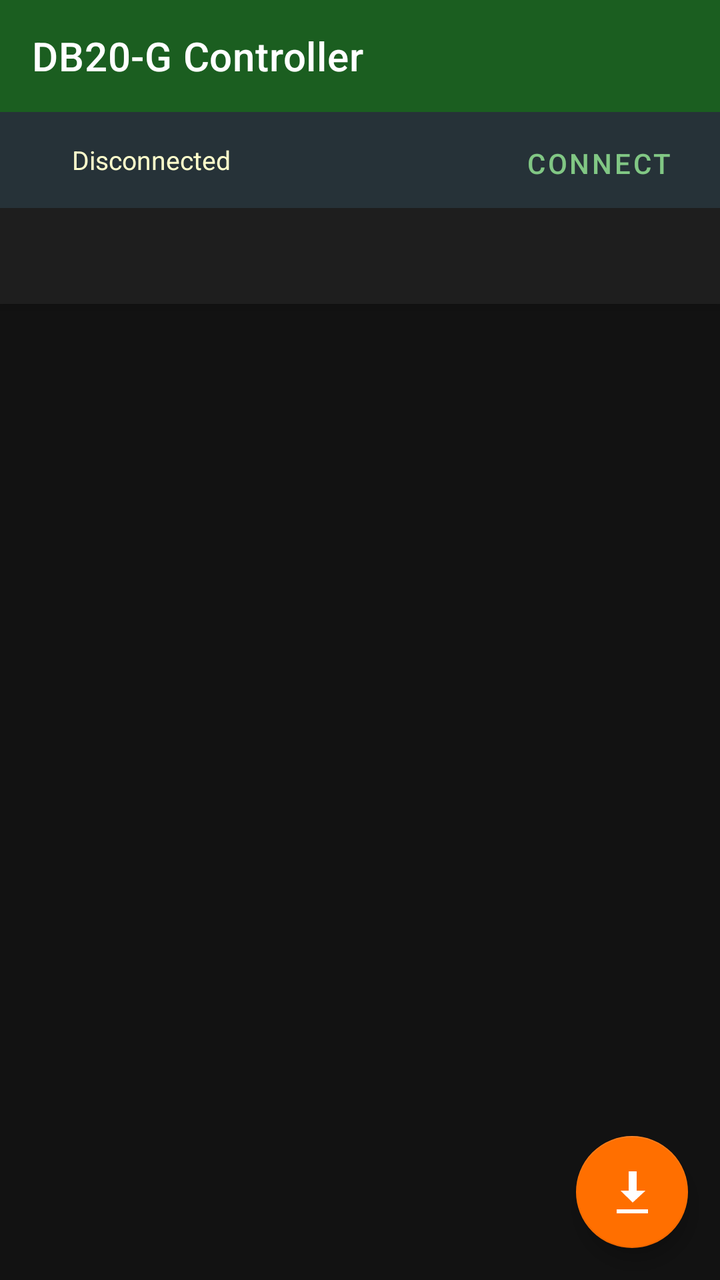
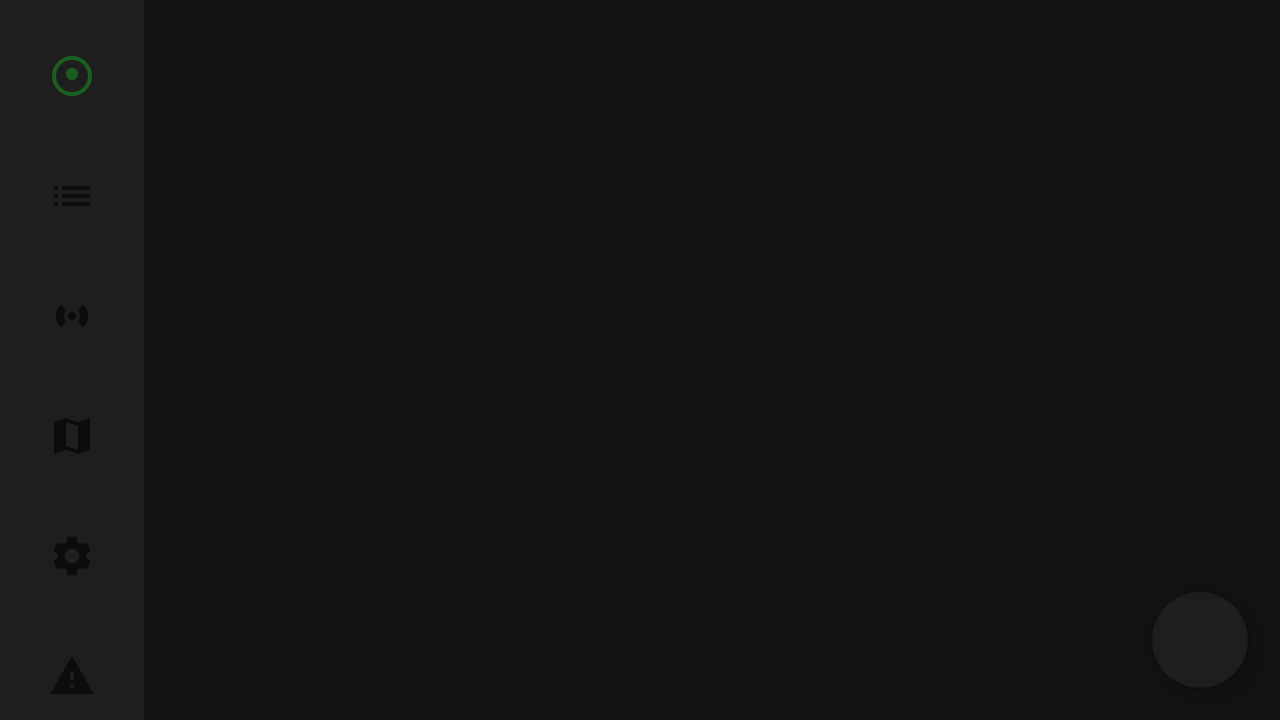

One screen, two layout resources from the same app: the default and the repository's alternative for another configuration. Each is rendered where Android would select it; the XML of both is given below.
<!-- AndroidManifest.xml: application theme Theme.DB20GController -->
<!-- res/layout/activity_main.xml -->
<?xml version="1.0" encoding="utf-8"?>
<androidx.coordinatorlayout.widget.CoordinatorLayout
    xmlns:android="http://schemas.android.com/apk/res/android"
    xmlns:app="http://schemas.android.com/apk/res-auto"
    xmlns:tools="http://schemas.android.com/tools"
    android:layout_width="match_parent"
    android:layout_height="match_parent"
    tools:context=".ui.MainActivity">

    <com.google.android.material.appbar.AppBarLayout
        android:layout_width="match_parent"
        android:layout_height="wrap_content"
        android:theme="@style/ThemeOverlay.MaterialComponents.Dark.ActionBar">

        <com.google.android.material.appbar.MaterialToolbar
            android:id="@+id/toolbar"
            android:layout_width="match_parent"
            android:layout_height="?attr/actionBarSize"
            app:title="@string/app_name" />

        
        <LinearLayout
            android:id="@+id/connectionBar"
            android:layout_width="match_parent"
            android:layout_height="wrap_content"
            android:orientation="horizontal"
            android:gravity="center_vertical"
            android:paddingHorizontal="16dp"
            android:paddingVertical="6dp"
            android:background="#263238">

            <View
                android:id="@+id/statusIndicator"
                android:layout_width="12dp"
                android:layout_height="12dp"
                android:background="@drawable/circle_indicator" />

            <TextView
                android:id="@+id/tvConnectionStatus"
                android:layout_width="0dp"
                android:layout_height="wrap_content"
                android:layout_weight="1"
                android:layout_marginStart="8dp"
                android:textColor="#FFFFFFCC"
                android:textSize="13sp"
                android:text="Disconnected" />

            <Button
                android:id="@+id/btnConnect"
                style="@style/Widget.MaterialComponents.Button.TextButton"
                android:layout_width="wrap_content"
                android:layout_height="36dp"
                android:text="Connect"
                android:textColor="#81C784" />
        </LinearLayout>

        
        <ProgressBar
            android:id="@+id/progressBar"
            style="@style/Widget.AppCompat.ProgressBar.Horizontal"
            android:layout_width="match_parent"
            android:layout_height="4dp"
            android:visibility="gone"
            android:max="100" />

        <com.google.android.material.tabs.TabLayout
            android:id="@+id/tabLayout"
            android:layout_width="match_parent"
            android:layout_height="wrap_content"
            app:tabMode="fixed"
            app:tabGravity="fill" />
    </com.google.android.material.appbar.AppBarLayout>

    <androidx.viewpager2.widget.ViewPager2
        android:id="@+id/viewPager"
        android:layout_width="match_parent"
        android:layout_height="match_parent"
        app:layout_behavior="@string/appbar_scrolling_view_behavior" />

    <com.google.android.material.floatingactionbutton.FloatingActionButton
        android:id="@+id/fabAction"
        android:layout_width="wrap_content"
        android:layout_height="wrap_content"
        android:layout_gravity="bottom|end"
        android:layout_margin="16dp"
        android:src="@android:drawable/stat_sys_download"
        android:contentDescription="Download from radio"
        app:tint="@android:color/white" />

</androidx.coordinatorlayout.widget.CoordinatorLayout>
<!-- resources referenced by this layout -->
<resources>
  <string name="app_name">DB20-G Controller</string>
  <style name="Theme.DB20GController" parent="Theme.MaterialComponents.DayNight.NoActionBar">
          <item name="colorPrimary">@color/primary</item>
          <item name="colorPrimaryVariant">@color/primary_variant</item>
          <item name="colorOnPrimary">@color/on_primary</item>
          <item name="colorSecondary">@color/secondary</item>
          <item name="colorSecondaryVariant">@color/secondary_variant</item>
          <item name="colorOnSecondary">@color/on_secondary</item>
          <item name="android:colorBackground">@color/dark_background</item>
          <item name="colorSurface">@color/dark_surface</item>
          <item name="android:windowBackground">@color/dark_background</item>
      </style>
  <color name="primary">#1B5E20</color>
  <color name="primary_variant">#003300</color>
  <color name="on_primary">@android:color/white</color>
  <color name="secondary">#FF6F00</color>
  <color name="secondary_variant">#C43E00</color>
  <color name="on_secondary">@android:color/white</color>
  <color name="dark_background">#121212</color>
  <color name="dark_surface">#1E1E1E</color>
</resources>
<!-- res/layout-land/activity_main.xml (the repository's variant of the layout above) -->
<!-- drawn on the phone turned sideways -->
<?xml version="1.0" encoding="utf-8"?>
<androidx.coordinatorlayout.widget.CoordinatorLayout
    xmlns:android="http://schemas.android.com/apk/res/android"
    xmlns:app="http://schemas.android.com/apk/res-auto"
    xmlns:tools="http://schemas.android.com/tools"
    android:layout_width="match_parent"
    android:layout_height="match_parent"
    tools:context=".ui.MainActivity">

    <LinearLayout
        android:id="@+id/navContainer"
        android:layout_width="match_parent"
        android:layout_height="match_parent"
        android:orientation="horizontal">

        <com.google.android.material.navigationrail.NavigationRailView
            android:id="@+id/navRail"
            android:layout_width="wrap_content"
            android:layout_height="match_parent"
            style="?attr/navigationRailStyle"
            app:labelVisibilityMode="unlabeled"
            app:menu="@menu/nav_rail_menu" />

        <LinearLayout
            android:layout_width="0dp"
            android:layout_height="match_parent"
            android:layout_weight="1"
            android:orientation="vertical">

            <ProgressBar
                android:id="@+id/progressBar"
                style="@style/Widget.AppCompat.ProgressBar.Horizontal"
                android:layout_width="match_parent"
                android:layout_height="4dp"
                android:visibility="gone"
                android:max="100" />

            <androidx.viewpager2.widget.ViewPager2
                android:id="@+id/viewPager"
                android:layout_width="match_parent"
                android:layout_height="0dp"
                android:layout_weight="1" />
        </LinearLayout>
    </LinearLayout>

    
    <com.google.android.material.card.MaterialCardView
        android:id="@+id/statusPill"
        android:layout_width="wrap_content"
        android:layout_height="48dp"
        android:layout_gravity="bottom|end"
        android:layout_margin="16dp"
        app:cardCornerRadius="24dp"
        app:cardElevation="6dp"
        app:cardBackgroundColor="?attr/colorSurface"
        android:foreground="?android:selectableItemBackground"
        android:contentDescription="Connection status">

        <LinearLayout
            android:id="@+id/pillContentLayout"
            android:layout_width="wrap_content"
            android:layout_height="match_parent"
            android:minWidth="48dp"
            android:orientation="horizontal"
            android:gravity="center"
            android:paddingStart="18dp"
            android:paddingEnd="18dp">

            <View
                android:id="@+id/pillStatusIndicator"
                android:layout_width="12dp"
                android:layout_height="12dp"
                android:background="@drawable/circle_indicator" />

            <LinearLayout
                android:id="@+id/pillExpandedContent"
                android:layout_width="wrap_content"
                android:layout_height="wrap_content"
                android:orientation="horizontal"
                android:gravity="center_vertical"
                android:visibility="gone">

                <TextView
                    android:id="@+id/pillStatusText"
                    android:layout_width="wrap_content"
                    android:layout_height="wrap_content"
                    android:layout_marginStart="10dp"
                    android:textSize="13sp"
                    android:textColor="?android:attr/textColorPrimary"
                    android:text="Disconnected"
                    android:singleLine="true" />

                <com.google.android.material.button.MaterialButton
                    android:id="@+id/pillActionBtn"
                    style="@style/Widget.MaterialComponents.Button.TextButton"
                    android:layout_width="wrap_content"
                    android:layout_height="36dp"
                    android:layout_marginStart="4dp"
                    android:text="Connect"
                    android:textColor="?attr/colorPrimary"
                    android:minWidth="0dp"
                    android:paddingHorizontal="12dp" />

                <com.google.android.material.button.MaterialButton
                    android:id="@+id/pillDisconnectBtn"
                    style="@style/Widget.MaterialComponents.Button.TextButton"
                    android:layout_width="36dp"
                    android:layout_height="36dp"
                    android:text="✕"
                    android:textColor="?android:attr/textColorSecondary"
                    android:minWidth="0dp"
                    android:paddingHorizontal="0dp"
                    android:visibility="gone"
                    android:contentDescription="Disconnect" />
            </LinearLayout>
        </LinearLayout>
    </com.google.android.material.card.MaterialCardView>

</androidx.coordinatorlayout.widget.CoordinatorLayout>
<!-- resources referenced by the variant -->
<!-- as the phone turned sideways resolves them -->
<resources>
  <style name="Theme.DB20GController" parent="Theme.MaterialComponents.DayNight.NoActionBar">
          <item name="colorPrimary">@color/primary</item>
          <item name="colorPrimaryVariant">@color/primary_variant</item>
          <item name="colorOnPrimary">@color/on_primary</item>
          <item name="colorSecondary">@color/secondary</item>
          <item name="colorSecondaryVariant">@color/secondary_variant</item>
          <item name="colorOnSecondary">@color/on_secondary</item>
          <item name="android:colorBackground">@color/dark_background</item>
          <item name="colorSurface">@color/dark_surface</item>
          <item name="android:windowBackground">@color/dark_background</item>
      </style>
  <color name="primary">#1B5E20</color>
  <color name="primary_variant">#003300</color>
  <color name="on_primary">@android:color/white</color>
  <color name="secondary">#FF6F00</color>
  <color name="secondary_variant">#C43E00</color>
  <color name="on_secondary">@android:color/white</color>
  <color name="dark_background">#121212</color>
  <color name="dark_surface">#1E1E1E</color>
</resources>
